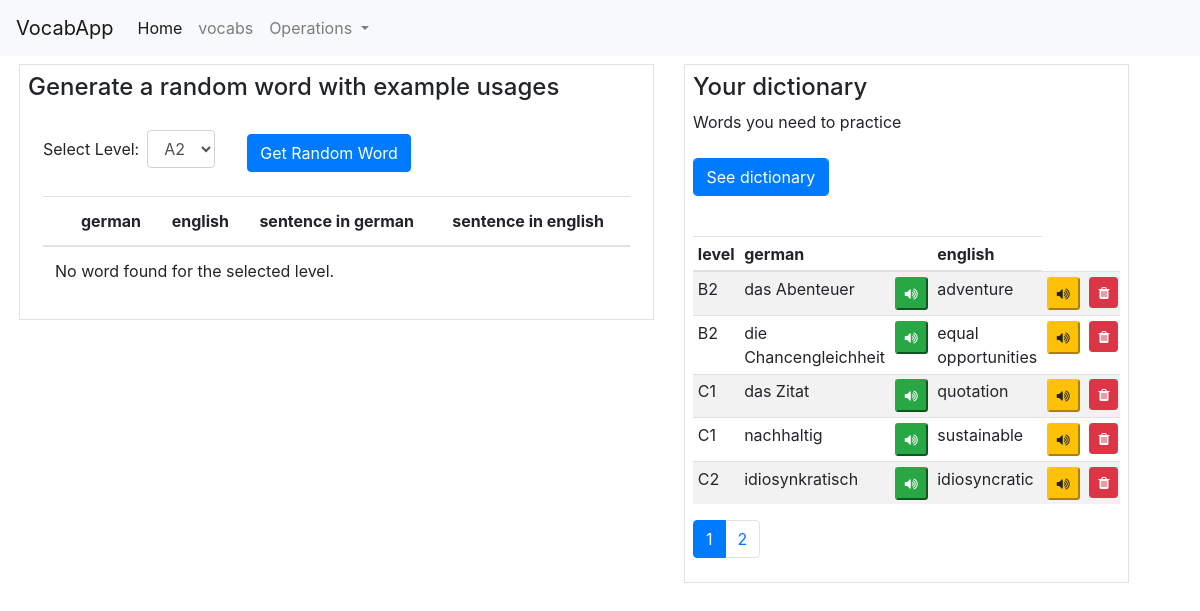
Before: /search with the older database file.
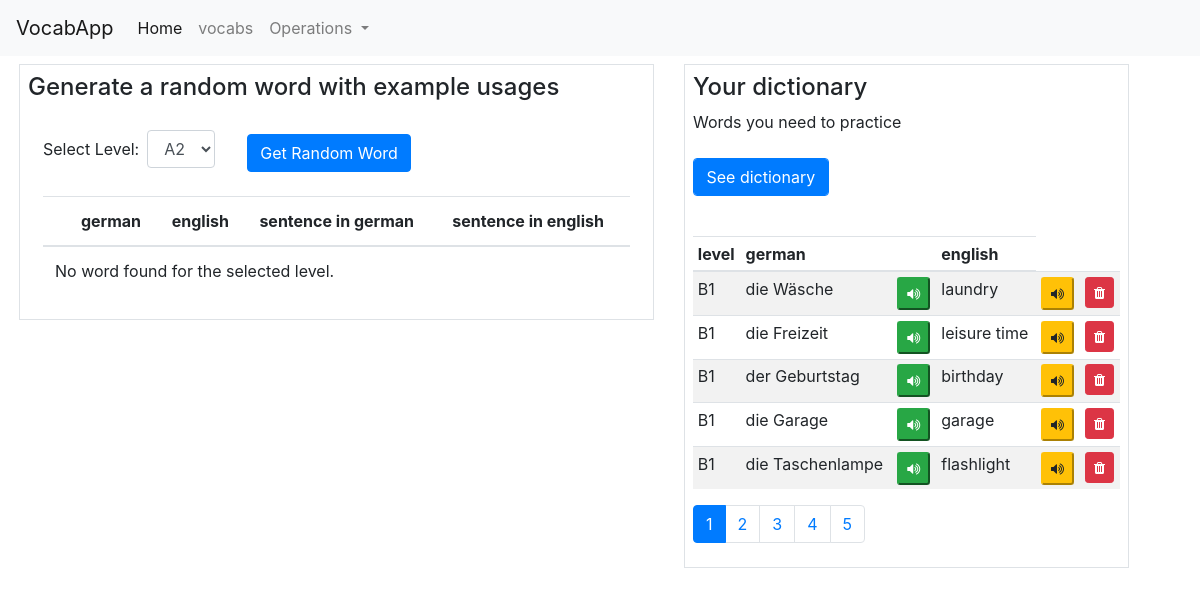
After: the same page with the newer database file.
### app.py (models this page shows)
class LanguageData(db.Model):
    __tablename__ = 'language_data'
    id = db.Column(db.Integer, primary_key=True, index=True)
    level = db.Column(db.String, index=True)
    german_word = db.Column(db.String, unique=True, index=True)
    english_word = db.Column(db.String)
    german_example = db.Column(db.String)
    english_example = db.Column(db.String)
    in_dictionary = db.Column(db.Boolean)

### app.py (the view)
@app.route('/search', methods=['GET', 'POST'])
def search():
    if request.method == 'POST':
        page = request.args.get('page', 1, type=int)
        per_page = 5
        paginated_results = LanguageData.query.filter(
                LanguageData.in_dictionary==1
        ).paginate(page=page, per_page=per_page)
        return render_template('index.html', results=paginated_results)
    elif request.method == 'GET':
        print('     --- This is GET ---')
        page = request.args.get('page', 1, type=int)
        per_page = 5
        paginated_results = LanguageData.query.filter(
            LanguageData.in_dictionary == 1
        ).paginate(page=page, per_page=per_page)
        return render_template('index.html', results=paginated_results)
    return redirect(url_for('index'))

### templates/index.html (shortened to what the changed rows need)
<!DOCTYPE html>
<html lang="en">
<head>
    <link rel="stylesheet" href="https://stackpath.bootstrapcdn.com/bootstrap/4.3.1/css/bootstrap.min.css">
    <link rel="stylesheet" href="https://cdnjs.cloudflare.com/ajax/libs/font-awesome/4.7.0/css/font-awesome.min.css">
</head>
<body>
    <div class="container mt-2 ml-1">
        <div class="row">
            <div class="col-md-7">
                <div class="border p-2">
                    <div class="container-fluid mt-4 table-responsive">
                            <table class="table table-md mt-4 text-sm">
                                <thead>
                                    <tr>
                                        <th class="text-sm"></th>
                                        <th class="text-sm">german</th>
                                        <th class="text-sm">english</th>
                                        <th class="text-sm">sentence in german</th>
                                        <th class="text-sm">sentence in english</th>
                                    </tr>
                                </thead>
                            </table>
                    </div>
                </div>
            </div>
            <div class="col-md-5">
                <div class="border p-2">
                    <div class="search mt-4 table-responsive">
                            <table class="table table-striped table-sm fs-6 mt-4" id="resultsTable">
                                <thead>
                                    <tr>
                                        <th>level</th>
                                        <th>german</th>
                                        <th></th>
                                        <th>english</th>
                                    </tr>
                                </thead>
                                <tbody>
                                {% if results %}
                                    {% for row in results.items %}
                                    <tr>
                                        <td>{{ row['level'] }}</td>
                                        <td>{{ row['german_word'] }}</td>
                                        <td>
                                            <button type="button" class="pronounce-btn btn-success btn-sm" data-word="{{ row['german_word'] }}" data-language="german">
                                                <i class="fa fa-volume-up"></i>
                                            </button>
                                        </td>
                                        <td>{{ row['english_word'] }}</td>
                                        <td>
                                            <button type="button" class="pronounce-btn btn-warning btn-sm" data-word="{{ row['english_word'] }}">
                                                <i class="fa fa-volume-up"></i>
                                            </button>
                                        </td>
                                        <td>
                                                <button type="submit" class="btn btn-danger btn-sm  delete-btn" data-toggle="modal" data-target="#confirmDeleteModal" data-rowid="{{ row['id'] }}">
                                                    <i class="fa fa-trash"></i>
                                                </button>
                                        </td>
                                    </tr>
                                {% endfor %}
                                {% else %}
                                    <tr>
                                        <td colspan="6">No results found.</td>
                                    </tr>
                            {% endif %}
                                </tbody>
                            </table>
                        <nav aria-label="Page navigation">
                        {% if results and results.iter_pages %}
                            <ul class="pagination">
                                {% for page_num in results.iter_pages() %}
                                    {% if page_num %}
                                        <li class="page-item{% if page_num == results.page %} active{% endif %}">
                                            <a class="page-link" href="{{ url_for('search', page=page_num) }}">{{ page_num }}</a>
                                        </li>
                                    {% else %}
                                        <li class="page-item disabled"><span class="page-link">...</span></li>
                                    {% endif %}
                                {% endfor %}
                            </ul>
                        {% endif %}
                        </nav>
                    </div>
                </div>
            </div>
        </div>
    </div>
</body>
</html>

Changed rows visible on the page:
no longer on this page (row edited): LanguageData: level "B2", german_word "das Abenteuer", english_word "adventure"
no longer on this page (row unchanged): LanguageData: level "B2", german_word "die Chancengleichheit", english_word "equal opportunities"
no longer on this page (row edited): LanguageData: level "C1", german_word "das Zitat", english_word "quotation"
no longer on this page (row unchanged): LanguageData: level "C1", german_word "nachhaltig", english_word "sustainable"
no longer on this page (row unchanged): LanguageData: level "C2", german_word "idiosynkratisch", english_word "idiosyncratic"
now on this page (row edited): LanguageData: level "B1", german_word "die Wäsche", english_word "laundry"
now on this page (row edited): LanguageData: level "B1", german_word "die Freizeit", english_word "leisure time"
now on this page (row edited): LanguageData: level "B1", german_word "der Geburtstag", english_word "birthday"
now on this page (row edited): LanguageData: level "B1", german_word "die Garage", english_word "garage"
now on this page (row edited): LanguageData: level "B1", german_word "die Taschenlampe", english_word "flashlight"
Other visible differences:
new list line: "3"
new list line: "4"
new list line: "5"
